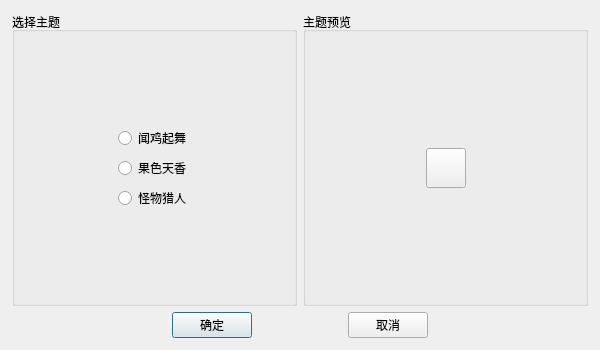
<?xml version="1.0" encoding="UTF-8"?>
<ui version="4.0">
 <class>GameSettingsDialogClass</class>
 <widget class="QDialog" name="GameSettingsDialogClass">
  <property name="geometry">
   <rect>
    <x>0</x>
    <y>0</y>
    <width>600</width>
    <height>350</height>
   </rect>
  </property>
  <property name="windowTitle">
   <string>GameSettingsDialog</string>
  </property>
  <layout class="QGridLayout" name="gridLayout" columnstretch="4,2,1,1,2,4">
   <property name="leftMargin">
    <number>12</number>
   </property>
   <property name="topMargin">
    <number>12</number>
   </property>
   <property name="rightMargin">
    <number>12</number>
   </property>
   <property name="bottomMargin">
    <number>12</number>
   </property>
   <item row="1" column="2">
    <spacer name="horizontalSpacer">
     <property name="orientation">
      <enum>Qt::Horizontal</enum>
     </property>
     <property name="sizeHint" stdset="0">
      <size>
       <width>40</width>
       <height>20</height>
      </size>
     </property>
    </spacer>
   </item>
   <item row="1" column="1">
    <widget class="QPushButton" name="okBtn">
     <property name="text">
      <string>确定</string>
     </property>
    </widget>
   </item>
   <item row="1" column="5">
    <spacer name="horizontalSpacer_3">
     <property name="orientation">
      <enum>Qt::Horizontal</enum>
     </property>
     <property name="sizeHint" stdset="0">
      <size>
       <width>40</width>
       <height>20</height>
      </size>
     </property>
    </spacer>
   </item>
   <item row="1" column="3">
    <spacer name="horizontalSpacer_4">
     <property name="orientation">
      <enum>Qt::Horizontal</enum>
     </property>
     <property name="sizeHint" stdset="0">
      <size>
       <width>40</width>
       <height>20</height>
      </size>
     </property>
    </spacer>
   </item>
   <item row="0" column="3" colspan="3">
    <widget class="QGroupBox" name="presentationBox">
     <property name="title">
      <string>主题预览</string>
     </property>
     <layout class="QVBoxLayout" name="verticalLayout">
      <item>
       <widget class="QWidget" name="presentationWidget" native="true">
        <layout class="QGridLayout" name="gridLayout_2">
         <item row="2" column="1">
          <spacer name="verticalSpacer">
           <property name="orientation">
            <enum>Qt::Vertical</enum>
           </property>
           <property name="sizeHint" stdset="0">
            <size>
             <width>20</width>
             <height>40</height>
            </size>
           </property>
          </spacer>
         </item>
         <item row="1" column="0">
          <spacer name="horizontalSpacer_5">
           <property name="orientation">
            <enum>Qt::Horizontal</enum>
           </property>
           <property name="sizeHint" stdset="0">
            <size>
             <width>40</width>
             <height>20</height>
            </size>
           </property>
          </spacer>
         </item>
         <item row="1" column="1">
          <widget class="QPushButton" name="presentationBtn">
           <property name="sizePolicy">
            <sizepolicy hsizetype="Fixed" vsizetype="Fixed">
             <horstretch>0</horstretch>
             <verstretch>0</verstretch>
            </sizepolicy>
           </property>
           <property name="minimumSize">
            <size>
             <width>40</width>
             <height>40</height>
            </size>
           </property>
           <property name="sizeIncrement">
            <size>
             <width>40</width>
             <height>40</height>
            </size>
           </property>
           <property name="baseSize">
            <size>
             <width>40</width>
             <height>40</height>
            </size>
           </property>
           <property name="text">
            <string/>
           </property>
          </widget>
         </item>
         <item row="0" column="1">
          <spacer name="verticalSpacer_2">
           <property name="orientation">
            <enum>Qt::Vertical</enum>
           </property>
           <property name="sizeHint" stdset="0">
            <size>
             <width>20</width>
             <height>40</height>
            </size>
           </property>
          </spacer>
         </item>
         <item row="1" column="2">
          <spacer name="horizontalSpacer_6">
           <property name="orientation">
            <enum>Qt::Horizontal</enum>
           </property>
           <property name="sizeHint" stdset="0">
            <size>
             <width>40</width>
             <height>20</height>
            </size>
           </property>
          </spacer>
         </item>
        </layout>
       </widget>
      </item>
     </layout>
    </widget>
   </item>
   <item row="1" column="4">
    <widget class="QPushButton" name="cancelBtn">
     <property name="text">
      <string>取消</string>
     </property>
    </widget>
   </item>
   <item row="1" column="0">
    <spacer name="horizontalSpacer_2">
     <property name="orientation">
      <enum>Qt::Horizontal</enum>
     </property>
     <property name="sizeHint" stdset="0">
      <size>
       <width>40</width>
       <height>20</height>
      </size>
     </property>
    </spacer>
   </item>
   <item row="0" column="0" colspan="3">
    <widget class="QGroupBox" name="radioBox">
     <property name="title">
      <string>选择主题</string>
     </property>
     <layout class="QGridLayout" name="gridLayout_3">
      <item row="1" column="1">
       <layout class="QVBoxLayout" name="verticalLayout_2">
        <item>
         <widget class="QRadioButton" name="rCXK">
          <property name="text">
           <string>闻鸡起舞</string>
          </property>
         </widget>
        </item>
        <item>
         <widget class="QRadioButton" name="rFRT">
          <property name="text">
           <string>果色天香</string>
          </property>
         </widget>
        </item>
        <item>
         <widget class="QRadioButton" name="rMHW">
          <property name="text">
           <string>怪物猎人</string>
          </property>
         </widget>
        </item>
       </layout>
      </item>
      <item row="0" column="1">
       <spacer name="verticalSpacer_3">
        <property name="orientation">
         <enum>Qt::Vertical</enum>
        </property>
        <property name="sizeHint" stdset="0">
         <size>
          <width>20</width>
          <height>40</height>
         </size>
        </property>
       </spacer>
      </item>
      <item row="1" column="2">
       <spacer name="horizontalSpacer_8">
        <property name="orientation">
         <enum>Qt::Horizontal</enum>
        </property>
        <property name="sizeHint" stdset="0">
         <size>
          <width>40</width>
          <height>20</height>
         </size>
        </property>
       </spacer>
      </item>
      <item row="1" column="0">
       <spacer name="horizontalSpacer_7">
        <property name="orientation">
         <enum>Qt::Horizontal</enum>
        </property>
        <property name="sizeHint" stdset="0">
         <size>
          <width>40</width>
          <height>20</height>
         </size>
        </property>
       </spacer>
      </item>
      <item row="2" column="1">
       <spacer name="verticalSpacer_4">
        <property name="orientation">
         <enum>Qt::Vertical</enum>
        </property>
        <property name="sizeHint" stdset="0">
         <size>
          <width>20</width>
          <height>40</height>
         </size>
        </property>
       </spacer>
      </item>
     </layout>
    </widget>
   </item>
  </layout>
 </widget>
 <layoutdefault spacing="6" margin="11"/>
 <resources/>
 <connections>
  <connection>
   <sender>okBtn</sender>
   <signal>clicked()</signal>
   <receiver>GameSettingsDialogClass</receiver>
   <slot>accept()</slot>
   <hints>
    <hint type="sourcelabel">
     <x>211</x>
     <y>326</y>
    </hint>
    <hint type="destinationlabel">
     <x>299</x>
     <y>174</y>
    </hint>
   </hints>
  </connection>
  <connection>
   <sender>cancelBtn</sender>
   <signal>clicked()</signal>
   <receiver>GameSettingsDialogClass</receiver>
   <slot>reject()</slot>
   <hints>
    <hint type="sourcelabel">
     <x>387</x>
     <y>326</y>
    </hint>
    <hint type="destinationlabel">
     <x>299</x>
     <y>174</y>
    </hint>
   </hints>
  </connection>
 </connections>
</ui>
